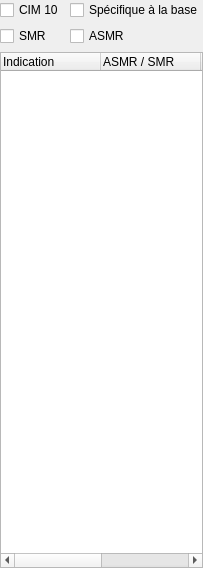
        <widget class="QWidget" name="page_Indications">
         <property name="geometry">
          <rect>
           <x>0</x>
           <y>0</y>
           <width>195</width>
           <height>568</height>
          </rect>
         </property>
         <attribute name="label">
          <string>Indications</string>
         </attribute>
         <layout class="QGridLayout" name="gridLayout_17">
          <property name="leftMargin">
           <number>0</number>
          </property>
          <property name="topMargin">
           <number>0</number>
          </property>
          <property name="rightMargin">
           <number>0</number>
          </property>
          <property name="bottomMargin">
           <number>0</number>
          </property>
          <item row="7" column="0" colspan="2">
           <widget class="QTreeWidget" name="treeWidget_Indications">
            <property name="rootIsDecorated">
             <bool>false</bool>
            </property>
            <column>
             <property name="text">
              <string>Indication</string>
             </property>
            </column>
            <column>
             <property name="text">
              <string>ASMR / SMR</string>
             </property>
            </column>
            <column>
             <property name="text">
              <string>Code</string>
             </property>
            </column>
            <column>
             <property name="text">
              <string>type</string>
             </property>
            </column>
            <column>
             <property name="text">
              <string/>
             </property>
            </column>
           </widget>
          </item>
          <item row="2" column="1">
           <widget class="QCheckBox" name="checkBox_IndicationBDM">
            <property name="whatsThis">
             <string>Evaluer les indications spécifiques à l'implémentation commerciale des données</string>
            </property>
            <property name="text">
             <string>Spécifique à la base</string>
            </property>
           </widget>
          </item>
          <item row="6" column="1">
           <widget class="QCheckBox" name="checkBox_ASMR">
            <property name="whatsThis">
             <string>Evaluer l'ASMR (l'ajout de service médical rendu)</string>
            </property>
            <property name="text">
             <string>ASMR</string>
            </property>
           </widget>
          </item>
          <item row="6" column="0">
           <widget class="QCheckBox" name="checkBox_SMR">
            <property name="toolTip">
             <string>Evaluer le SMR (service médical rendu)</string>
            </property>
            <property name="whatsThis">
             <string>Evaluer le SMR (service médical rendu)</string>
            </property>
            <property name="text">
             <string>SMR</string>
            </property>
           </widget>
          </item>
          <item row="2" column="0">
           <widget class="QCheckBox" name="checkBox_IndicationCIM10">
            <property name="whatsThis">
             <string>Evaluer les indications codées avec le CIM10</string>
            </property>
            <property name="text">
             <string>CIM 10</string>
            </property>
           </widget>
          </item>
         </layout>
        </widget>
